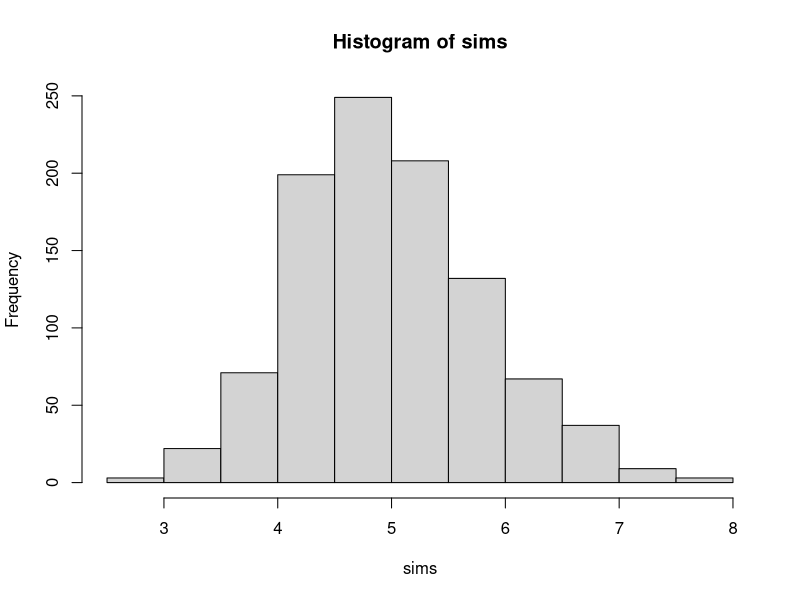

Generate this figure with R:
## ---- chunk 1
knitr::opts_chunk$set(fig.width=12, fig.height=8, fig.path='./figure/',
                     warning=FALSE, message=FALSE)
## ---- chunk 2
set.seed(314159)
lambda=0.2
## ---- chunk 3
sims <- sapply(1:1000,function(x){ mean(rexp(40,lambda)) } )
## ---- chunk 4
mean_sims <- mean(sims)
mean_sims
## ---- chunk 5
var_sims <- var(sims)
var_sims
## ---- chunk 6
hist(sims)
